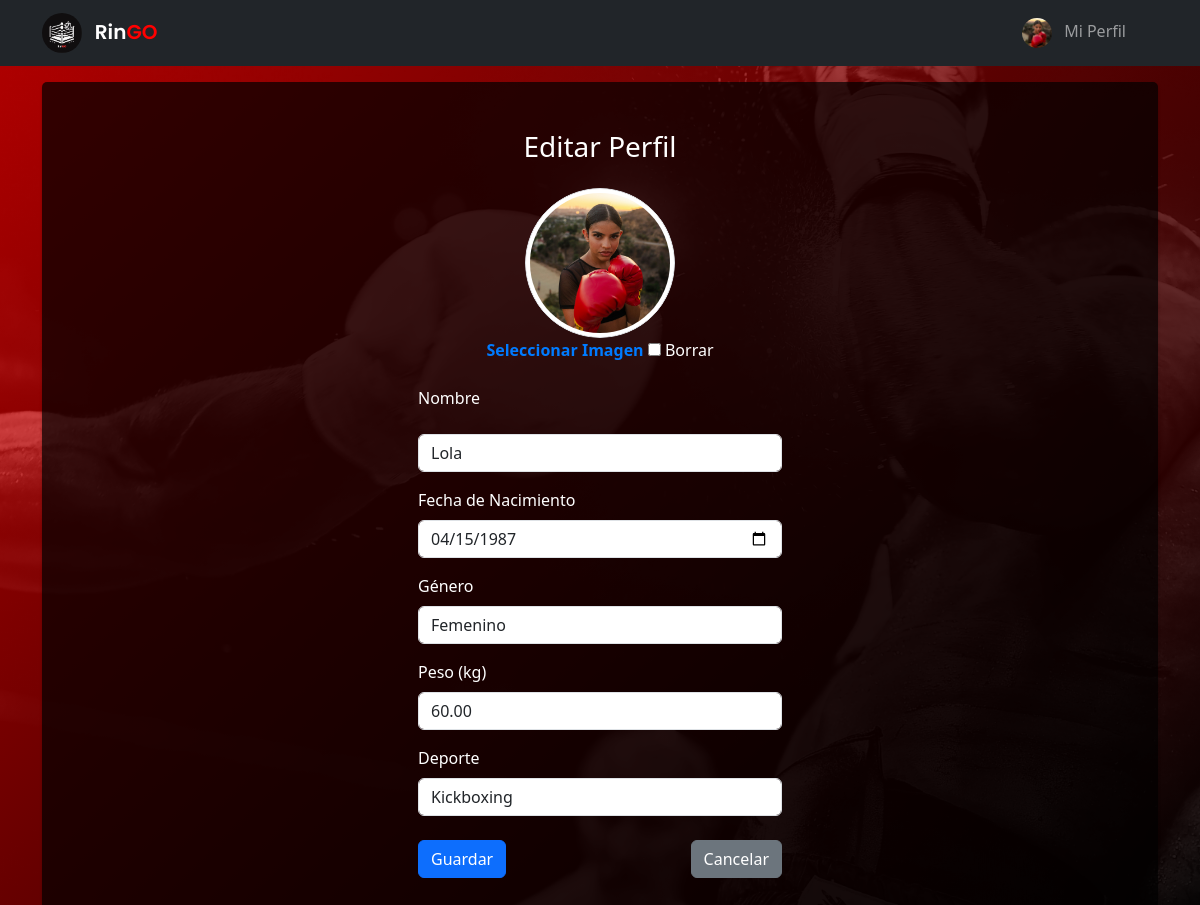
The app's page /perfil/editar/25/ (signed in) with its own data.
### usuarios/models.py (models this page shows, shortened)
class Perfil(models.Model):
    user = models.OneToOneField(User, on_delete=models.CASCADE)
    nombre_perfil = models.CharField(max_length=100)
    fecha_nacimiento = models.DateField(null=True, blank=True)
    peso = models.DecimalField(
        max_digits=5,
        decimal_places=2,
        validators=[MinValueValidator(0.1)],
        null=True,
        blank=True,
    )
    deporte = models.CharField(
        max_length=50, choices=[("boxeo", "Boxeo"), ("kickboxing", "Kickboxing")]
    )
    foto = models.ImageField(upload_to="perfil_fotos/", blank=True, null=True)
    genero = models.CharField(
        max_length=20,
        choices=[
            ("masculino", "Masculino"),
            ("femenino", "Femenino"),
            ("prefiero no decir", "Prefiero no decir"),
        ],
        default="otro",
    )

### usuarios/views.py (the view, shortened to what this page needs)
# urls.py: path("perfil/editar/<int:pk>/", PerfilUpdateView.as_view(), name="editar_perfil"),
class PerfilUpdateView(LoginRequiredMixin, EsMiembroMixin, UpdateView):
    model = Perfil
    form_class = PerfilForm
    template_name = "perfil/perfil_form.html"

### usuarios/forms.py
class PerfilForm(forms.ModelForm):
    class Meta:
        model = Perfil
        fields = [
            "nombre_perfil",
            "fecha_nacimiento",
            "peso",
            "deporte",
            "genero",
            "foto",
        ]
        widgets = {
            "fecha_nacimiento": forms.DateInput(
                attrs={"type": "date", "class": "form-control"}
            ),
            "genero": forms.Select(attrs={"class": "form-control"}),
            "deporte": forms.Select(attrs={"class": "form-control"}),
            "foto": forms.ClearableFileInput(attrs={"class": "form-control"}),
            "nombre_perfil": forms.TextInput(
                attrs={
                    "class": "form-control",
                    "placeholder": "Ingresa tu nombre de perfil",
                }
            ),
            "peso": forms.NumberInput(
                attrs={
                    "class": "form-control",
                    "placeholder": "Ingresa tu peso (kg)",
                    "min": "0",
                }
            ),
        }

### usuarios/views.py (called while the page is built)
    def get_context_data(self, **kwargs):
        context = super().get_context_data(**kwargs)
        if self.request.user.is_authenticated:
            context["es_miembro"] = self.request.user.groups.filter(
                name="Miembro"
            ).exists()
        return context

### templates/perfil/perfil_form.html (shortened to what this page needs)
{% extends "_base.html" %}{% load static %} {% block content %}
<div class="container-fluid mt-3 d-flex justify-content-center edit-form">
	<div class="col-md-4">
		<h3 class="text-center mb-4 mt-5">
			{% if object.pk %}
				Editar Perfil
			{% else %}
				Crear Perfil
			{% endif %}
		</h3>
		<form method="post" action="" enctype="multipart/form-data" class='form-perfil'>
			<div class="form-group mb-3 text-center">
				<div class="foto-container">
					<img
						src="{% if form.foto.value %}{{ form.foto.value.url }}{% else %}{% static 'img/default-user.png' %}{% endif %}"
						alt="Foto de Perfil"
						id="foto-preview"
						class="img-thumbnail rounded-circle"
						style="width: 150px; height: 150px; object-fit: cover;"
					/>
				</div>
				<label for="id_foto" class="form-label">Seleccionar Imagen</label>
				<input type="checkbox" name="foto-clear" id="foto-clear_id">
				<label for="foto-clear_id">Borrar</label>
			</div>
			<div class="form-group mb-3">
				<label for="id_nombre_perfil" class="form-label">Nombre</label></p>
				{{ form.nombre_perfil }}
			</div>
			<div class="form-group mb-3">
				<label for="id_fecha_nacimiento" class="form-label">Fecha de Nacimiento</label>
				<input
					type="date"
					name="fecha_nacimiento"
					value="{{ form.fecha_nacimiento.value|date:'Y-m-d' }}"
					class="form-control"
				>
			</div>
			<div class="form-group mb-3">
				<label for="id_genero" class="form-label">Género</label>
				{{ form.genero }}
			</div>
			<div class="form-group mb-3">
				<label for="id_peso" class="form-label">Peso (kg)</label>
				{{ form.peso }}
			</div>
			<div class="form-group mb-3">
				<label for="id_deporte" class="form-label">Deporte</label>
				{{ form.deporte }}
			</div>
			<div class="d-flex justify-content-between mt-4 mb-5">
				<button type="submit" class="btn btn-primary">Guardar</button>
				<a href="{% url 'home' %}" class="btn btn-secondary">Cancelar</a>
			</div>
		</form>
	</div>
</div>
{% endblock %}

### templates/_base.html (shortened to what this page needs)
{% load static %}
<!DOCTYPE html>
<html lang="en">
	<head>
		<link rel="stylesheet" href="{% static 'css/style.css' %}" />
		<link
			href="https://cdn.jsdelivr.net/npm/bootstrap@5.3.0/dist/css/bootstrap.min.css"
			rel="stylesheet"
		/>
	</head>
	<body>
<nav class="navbar navbar-expand-lg navbar-dark bg-dark">
    <div class="container">
        <div class="d-flex align-items-center">
            <a class="navbar-brand" href="{% url 'home' %}">
                <img
                    src="{% static 'img/ringo_logo.png' %}"
                    alt="RinGo Logo"
                    class="rounded-circle"
                    style="width: 40px; height: 40px; object-fit: contain;" />
                <span class='ms-2'>Rin<span style='color:red;'>GO</span></span>
            </a>
        </div>
        <div class="collapse navbar-collapse" id="navbarSupportedContent">
            <ul class="navbar-nav ms-auto mb-2 mb-lg-0">
                {% if user.is_authenticated %}
                    <li class="nav-item me-4">
                        <a class="nav-link" href="{% url 'perfil_redireccion' %}">
                            {% if perfil and perfil.foto %}
                                <img
                                    src="{{ perfil.foto.url }}"
                                    alt="Foto de perfil"
                                    class="rounded-circle"
                                    style="width: 30px; height: 30px; object-fit: cover; margin-right: 8px;" />
                            {% else %}
                                <img
                                    src="{% static 'img/default-user.png' %}"
                                    alt="Foto de perfil por defecto"
                                    class="rounded-circle"
                                    style="width: 30px; height: 30px; object-fit: cover; margin-right: 8px;" />
                            {% endif %}
                            Mi Perfil
                        </a>
                    </li>
                {% endif %}
            </ul>
        </div>
    </div>
</nav>
		<div class="container">{% block content %} {% endblock %}</div>
	</body>
</html>

### static/css/style.css (style rules this page uses)
body { min-height: 100vh; background: linear-gradient( 135deg, rgba(255, 0, 0, 0.7), rgba(0, 0, 0, 0.9) ), url('/static/img/background_1.jpg'); background-size: cover; background-position: center; background-repeat: no-repeat; color: white; }
.navbar-brand { font-family: 'Poppins', sans-serif; font-weight: 600; }
.form-control { background-color: rgba(255, 255, 255, 0.1); border: none; color: white; }
.btn-primary { background-color: #ff4c4c; border: none; }
.edit-form { color: white; margin: 0 auto; background: rgba(0, 0, 0, 0.7); border-radius: 5px; box-shadow: 0 3px 3px rgba(0, 0, 0, 0.2); }
.foto-container { position: relative; width: 150px; height: 150px; margin: 0 auto; border-radius: 50%; overflow: hidden; }
#foto-preview { width: 100%; height: 100%; object-fit: cover; border-radius: 50%; }
label[for="id_foto"] { cursor: pointer; font-weight: bold; color: #007bff; }

### records on screen
Perfil: foto (picture), nombre_perfil "Lola", fecha_nacimiento "04/15/1987", genero "Femenino", peso "60.00", deporte "Kickboxing"
